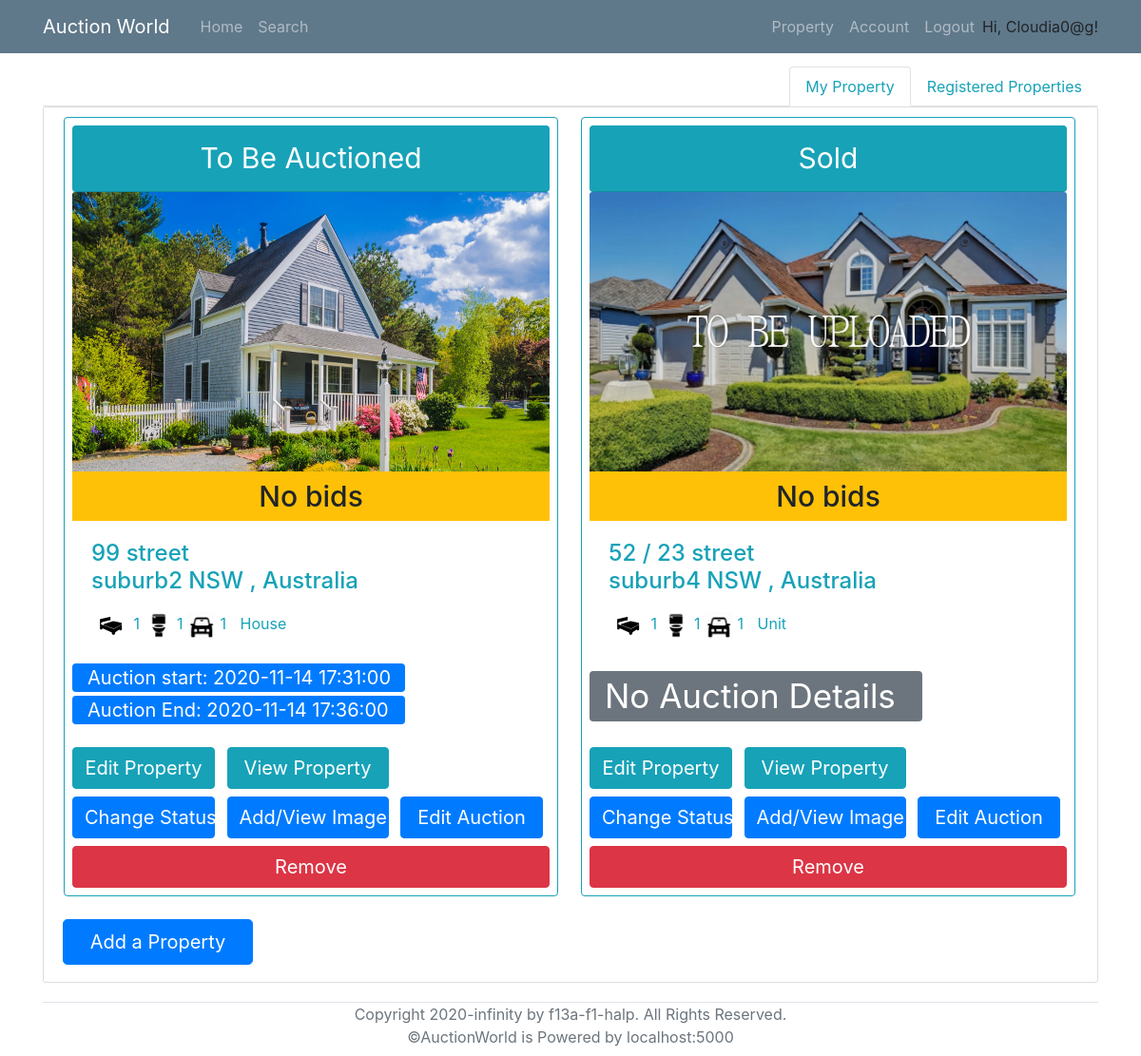
Page /property (signed in) on the committed database.
### models.py (models this page shows, shortened)
class User(UserMixin, db.Model):
    __tablename__ = 'User'
    id = db.Column(db.Integer, primary_key = True)
    login_name = db.Column(db.String(collation='NOCASE') ,unique=True, nullable=False)
    email = db.Column(db.String, unique=True, nullable=False)
    password_hash = db.Column(db.String, nullable=False)
    address = db.Column(db.String(1000), nullable=False)
    date_of_birth = db.Column(db.DateTime, nullable=False)
    phone_number = db.Column(db.String, nullable=False)
    id_confirmation = db.Column(db.String(100), nullable=True)
    auctionId = db.relationship('AuctionDetails', backref='seller', lazy='dynamic')
    properties = db.relationship('Property', backref='sellerID', lazy='dynamic')
    cards = db.relationship('BankDetails', backref='user', lazy='dynamic')
    registeredProperties = db.relationship('Property',secondary=lambda: RegisteredAssociation.__table__, backref="RegisteredBidders")

class Property(db.Model):
    __tablename__ = 'Property'
    id = db.Column(db.Integer, primary_key = True)
    property_type = db.Column(db.String)
    add_unit = db.Column(db.String(100))
    add_num = db.Column(db.String(100))
    add_name = db.Column(db.String(100))
    add_suburb = db.Column(db.String(100))
    add_state = db.Column(db.String(3))
    add_pc = db.Column(db.String(4))
    num_bedrooms = db.Column(db.Integer)
    num_parking = db.Column(db.Integer)
    num_bathrooms = db.Column(db.Integer)
    parking_features = db.Column(db.String)
    building_size = db.Column(db.Integer)
    land_size = db.Column(db.Integer)
    inspection_date = db.Column(db.DateTime)
    description = db.Column(db.String(2000))
    year_built = db.Column(db.Integer)
    status = db.Column(db.String)
    seller = db.Column(db.Integer, db.ForeignKey('User.id'))
    auctionId = db.relationship('AuctionDetails', backref='Property', uselist=False)
    photo_collection = db.relationship('Photos', backref='Property', lazy='dynamic')
    registeredBidders = db.relationship('User',secondary=lambda: RegisteredAssociation.__table__, backref="RegisteredProperties")

class Photos(db.Model):
    __tablename__ = 'Photos'
    id = db.Column(db.Integer, primary_key = True)
    photo = db.Column(db.String)
    property_id = db.Column(db.Integer, db.ForeignKey('Property.id'))

class AuctionDetails(db.Model):
    __tablename__ = 'AuctionDetails'
    id = db.Column(db.Integer, primary_key=True)
    AuctionStart = db.Column(db.DateTime, nullable=False)
    AuctionEnd = db.Column(db.DateTime, nullable=False)
    ReservePrice = db.Column(db.Float, nullable=False)
    MinBiddingGap = db.Column(db.Float, nullable=False)
    PropertyID = db.Column(db.String, db.ForeignKey('Property.id'), unique=True, nullable=False)
    SellerID = db.Column(db.Integer, db.ForeignKey('User.id'), nullable=False)

### routes.py (the view)
@app.route("/property")
def property_list():
    my_properties = db.session.query(Property,AuctionDetails,func.max(Bid.Amount).label('highestBid'))\
                        .filter(Property.seller==current_user.id)\
                        .outerjoin(AuctionDetails, AuctionDetails.PropertyID==Property.id)\
                        .outerjoin(Bid, Bid.AuctionID == AuctionDetails.id)\
                        .group_by(Property.id)
    if my_properties.count() == 0:
        my_properties=None
    propertiesID_registered=RegisteredAssociation.query.filter_by(RegisteredBidderID=current_user.id).all()
    registeredID_list = [ i.PropertyID for i in propertiesID_registered ]
    if len(registeredID_list) == 0:
        registered_properties =None
    else:
        registered_properties = db.session.query(Property,AuctionDetails,func.max(Bid.Amount).label('highestBid'))\
                                .filter(Property.id.in_(registeredID_list))\
                                .outerjoin(AuctionDetails, AuctionDetails.PropertyID==Property.id)\
                                .outerjoin(Bid, Bid.AuctionID == AuctionDetails.id)\
                                .group_by(Property.id)
    time_shift_1hr = datetime.now() + timedelta(hours=1)
    return render_template('property.html', properties = my_properties,registered_properties=registered_properties, now_date = time_shift_1hr)

### models.py (called while the page is built)
@login_manager.user_loader
def load_user(id):
    return User.query.get(id)

### templates/property.html (shortened to what this page needs)
{% extends "base.html" %}
{% block content %}
<nav>
    <div class="nav nav-tabs justify-content-end" id="nav-tab" role="tablist">
      <a class="nav-item nav-link text-info active" id="nav-home-tab" data-toggle="tab" href="#nav-home" role="tab" aria-controls="nav-home" aria-selected="true">My Property</a>
      <a class="nav-item nav-link text-info" id="nav-profile-tab" data-toggle="tab" href="#nav-profile" role="tab" aria-controls="nav-profile" aria-selected="false">Registered Properties</a>
    </div>
</nav>
<div class="tab-content" id="nav-tabContent">
    <div class="tab-pane fade show active" id="nav-home" role="tabpanel" aria-labelledby="nav-home-tab">
        <div class="content-section">
            {% if not properties %}
                <h1>No properties found. Add one now!</h1>
            {% else %}
            <div class="row col-xl-15">
                {% for (p,a,b) in properties %}
                    <div class="card border-info p-2 col-md-3.8 ml-3 mr-2 mb-3" style="width: 520px;">
                        <div class="card-header rounded text-center bg-info text-white" style="font-size: 30px;">
                            {% if p.status == "auction" %}
                                To Be Auctioned
                            {% elif p.status == "sold" %}
                                Sold
                            {% else %}
                                Error
                            {% endif %}
                        </div>
                        {% if not p.photo_collection.all() %}
                            <img class="card-img-top" src="/static/propertyImage/Sample.jpg" alt="Card image cap" style="width:502px; height: 300px;" >
                        {% else %}
                            <img class="card-img-top" src="/static/propertyImage/{{p.photo_collection.first().photo}}" alt="Card image cap" style="width:502px; height: 300px;" >
                        {% endif %}
                        <h6 class="card-subtitle pt-2 pb-2 text-center bg-warning" style="font-size: 30px;" >
                            {% if b:%}
                                highestBid: {{b}} $
                            {% else %}
                                No bids
                            {% endif%}
                        </h6>
                        <div class="card-body text-info">
                            <h4 class="card-title">
                                {% if p.add_unit %}
                                    {{p.add_unit}} /
                                {% endif %}
                                {{p.add_num}} {{p.add_name}}<br>{{p.add_suburb}} {{p.add_state}} {{p.pc}}, Australia
                            </h4>
                            <p class="card-text">
                                <span><img src="/static/icons/bedicon.png" alt="Card image cap" style="width:40px; height: 40px;"> {{p.num_bedrooms}}</span>
                                <span><img src="/static/icons/restroom.png" alt="Card image cap" style="width:30px; height: 30px;"> {{p.num_bedrooms}}</span>
                                <span><img src="/static/icons/car.png" alt="Card image cap" style="width:30px; height: 30px;"> {{p.num_parking}}</span>
                                <span style="margin-top: 7px; margin-left: 10px;">{{p.property_type}}</span>
                            </p>
                        </div>
                    {% if a.AuctionStart and a.AuctionEnd %}
                    <div class="mb-2" style="font-size: 20px; width: 350px;">
                        <p class="bg-primary text-white rounded pl-3  mb-1"> Auction start: {{a.AuctionStart}} </p>
                        <p class="bg-primary text-white rounded pl-3 "> Auction End:   {{a.AuctionEnd}} </p>
                    </div>
                    {% else%}
                        <div style="height: 79.2px;width: 350px;">
                            <p class="bg-secondary text-white rounded pl-3  mb-1" style="font-size: 35px;">No Auction Details</p>
                        </div>
                    {% endif %}
                    <div>
                        <span>
                            {% if now_date > p.inspection_date %}
                                <a href="{{ url_for('edit_property', p_id = p.id) }}"><button class='btn btn-info text-white mr-2 ' style="width: 150px; font-size: 20px;" type='submit' disabled>Edit Property</button></a>
                            {% else %}
                                <a href="{{ url_for('edit_property', p_id = p.id) }}"><button class='btn btn-info text-white mr-2 ' style="width: 150px; font-size: 20px;" type='submit'>Edit Property</button></a>
                            {% endif %}
                        </span>
                        <span><a href="{{ url_for('viewProperty', property_id = p.id) }}"><button class='btn btn-info text-white mr-2 ' style="width: 170px; font-size: 20px;" type='submit'>View Property</button></a></span>
                    </div>
                    <div class="mt-2 mb-2">
                        <span><a href="{{ url_for('change_status', p_id = p.id) }}"><button class='btn btn-primary text-white mr-2 ' style="width: 150px; font-size: 20px;" type='submit'>Change Status</button></a></span>
                        <span><a href="{{ url_for('property_image', p_id = p.id) }}"><button class='btn btn-primary text-white mr-2' style="width: 170px; font-size: 20px;" type='submit'>Add/View Image</button></a></span>
                        <span><a href="{{ url_for('createAuction', PropertyID = p.id) }}"><button class='btn btn-primary text-white ' style="width: 150px; font-size: 20px;"  type='submit'>Edit Auction</button></a></span>
                    </div>
                    <a href="{{ url_for('remove_property', p_id = p.id) }}" onclick = "{if (confirm ( 'Are you sure?')) {this. document.formname.submit (); return true;} return false;} "><button class='btn btn-danger'  style="width: 100%; font-size: 20px;" type='submit'>Remove</button></a>
                </div>
                {% endfor %}
            </div>
            {% endif %}
            <a href="{{ url_for('add_property') }}">
                <button class='btn btn-primary btn-lg text-white mt-2 mb-2' style="width: 200px;" type='submit'>Add a Property</button>
            </a>
        </div>
    </div>
</div>
{% endblock %}

### templates/base.html (shortened to what this page needs)
<!DOCTYPE html>
<html lang="en">
<head>
    <link rel="stylesheet" type="text/css" href="../static/css/main.css">
    <link rel="stylesheet" href="https://maxcdn.bootstrapcdn.com/bootstrap/4.0.0/css/bootstrap.min.css">
</head>
<body>
    <header class="site-header">
        <nav class="navbar navbar-expand-md navbar-dark bg-steel fixed-top">
          <div class="container">
            <a class="navbar-brand mr-4" href="/" >Auction World</a>
            <div class="collapse navbar-collapse" id="navbarToggle">
              <div class="navbar-nav mr-auto">
                <a class="nav-item nav-link" href="{{ url_for('home') }}">Home</a>
                <a class="nav-item nav-link" href="/search">Search</a>
              </div>
              <div class="navbar-nav">
                {% if current_user.is_authenticated %}
                  <a class="nav-item nav-link" href="/property">Property</a>
                  <a class="nav-item nav-link" href={{ url_for("account", login_name=current_user.login_name) }}>Account</a>
                  <a class="nav-item nav-link" href="/logout">Logout</a>
                  <p style="margin-top: 8px; margin-bottom: 0px;">Hi, {{ current_user.login_name }}!</p>
                {% endif %}
              </div>
            </div>
          </div>
        </nav>
      </header>
      <main role="main" class="container" style="margin-top: 70px;">
        <div class="row">
          <div class="col-md-12">
            {% block content %}{% endblock %}
          </div>
        </div>
        <div class="border-top relative-bottom text-center text-muted mb-2" >
          Copyright 2020-infinity by f13a-f1-halp. All Rights Reserved. <br>
          ©AuctionWorld is Powered by localhost:5000
        </div>
      </main>
</body>
</html>

### static/css/main.css (style rules this page uses)
body { background: #fafafa; color: #333333; margin-top: 5rem; }
h1, h2, h3, h4, h5, h6 { color: #444444; }
.bg-steel { background-color: #5f788a; }
.site-header .navbar-nav .nav-link { color: #cbd5db; }
.content-section { background: #ffffff; padding: 10px 20px; border: 1px solid #dddddd; border-radius: 3px; margin-bottom: 20px; }

### rows in the picture
User: login_name "Cloudia0@g"
Property: status "To Be Auctioned", photo_collection.first (picture), add_num "99", add_name "street", add_suburb "suburb2", add_state "NSW", num_bedrooms "1", num_parking "1", property_type "House", AuctionStart "2020-11-14 17:31:00", AuctionEnd "2020-11-14 17:36:00"
Property: status "Sold", add_unit "52", add_num "23", add_name "street", add_suburb "suburb4", add_state "NSW", num_bedrooms "1", num_parking "1", property_type "Unit", shows "No Auction Details"
